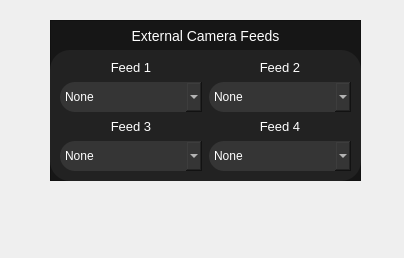
<?xml version="1.0" encoding="UTF-8"?>
<ui version="4.0">
 <class>Form</class>
 <widget class="QWidget" name="Form">
  <property name="geometry">
   <rect>
    <x>0</x>
    <y>0</y>
    <width>404</width>
    <height>258</height>
   </rect>
  </property>
  <property name="windowTitle">
   <string>Form</string>
  </property>
  <widget class="QWidget" name="cpanel_external_camera_widget" native="true">
   <property name="geometry">
    <rect>
     <x>50</x>
     <y>20</y>
     <width>311</width>
     <height>161</height>
    </rect>
   </property>
   <widget class="QFrame" name="cpanel_external_cam_feeds">
    <property name="geometry">
     <rect>
      <x>0</x>
      <y>0</y>
      <width>311</width>
      <height>161</height>
     </rect>
    </property>
    <property name="styleSheet">
     <string notr="true">QFrame#cpanel_external_cam_feeds{
background-color:	rgba(22,22,22,255);
}</string>
    </property>
    <property name="frameShape">
     <enum>QFrame::StyledPanel</enum>
    </property>
    <property name="frameShadow">
     <enum>QFrame::Raised</enum>
    </property>
    <widget class="QLabel" name="cpanel_label_external_cams">
     <property name="geometry">
      <rect>
       <x>80</x>
       <y>0</y>
       <width>151</width>
       <height>31</height>
      </rect>
     </property>
     <property name="styleSheet">
      <string notr="true">color:White;
font-size: 14px;</string>
     </property>
     <property name="text">
      <string>External Camera Feeds</string>
     </property>
     <property name="alignment">
      <set>Qt::AlignCenter</set>
     </property>
    </widget>
    <widget class="QFrame" name="cpanel_frame_external_cams">
     <property name="geometry">
      <rect>
       <x>0</x>
       <y>30</y>
       <width>311</width>
       <height>131</height>
      </rect>
     </property>
     <property name="styleSheet">
      <string notr="true">QFrame#cpanel_frame_external_cams {
background-color: rgba(34,34,34,255);
border-radius: 20px;
}
QLabel{
color: White;
font-size:13px;
}
QComboBox {
border-radius: 15px;
color: White;
background-color: rgba(53,53,53,255);
height:30;
}
QComboBox:hover{
background-color: rgba(53,53,53,200);
}
QComboBox:pressed{
background-color: rgba(53,53,53,128);
}
QComboBox:on {
background-color: rgba(53,53,53,255);
border-bottom-left-radius: 0px;
border-bottom-right-radius: 0px;
}
QComboBox QAbstractItemView {
background: rgba(53,53,53,255);
color: White;
border: none;
selection-background-color: rgba(17, 120, 223, 255);
outline: 0px;
}
QComboBox::drop-down {
border-color: transparent;
background-color: transparent;
image: url(images/white_down_arrow.png);
width: 14px;
height: 14px;
padding-right: 9px;
padding-top: 9px;
}</string>
     </property>
     <property name="frameShape">
      <enum>QFrame::StyledPanel</enum>
     </property>
     <property name="frameShadow">
      <enum>QFrame::Raised</enum>
     </property>
     <widget class="QWidget" name="gridLayoutWidget">
      <property name="geometry">
       <rect>
        <x>10</x>
        <y>10</y>
        <width>291</width>
        <height>115</height>
       </rect>
      </property>
      <layout class="QGridLayout" name="gridLayout">
       <property name="spacing">
        <number>7</number>
       </property>
       <item row="0" column="1">
        <widget class="QLabel" name="cpanel_label_feed_2">
         <property name="sizePolicy">
          <sizepolicy hsizetype="Ignored" vsizetype="Fixed">
           <horstretch>0</horstretch>
           <verstretch>0</verstretch>
          </sizepolicy>
         </property>
         <property name="text">
          <string>Feed 2</string>
         </property>
         <property name="alignment">
          <set>Qt::AlignCenter</set>
         </property>
        </widget>
       </item>
       <item row="0" column="0">
        <widget class="QLabel" name="cpanel_label_feed_1">
         <property name="sizePolicy">
          <sizepolicy hsizetype="Ignored" vsizetype="Fixed">
           <horstretch>0</horstretch>
           <verstretch>0</verstretch>
          </sizepolicy>
         </property>
         <property name="styleSheet">
          <string notr="true"/>
         </property>
         <property name="text">
          <string>Feed 1</string>
         </property>
         <property name="alignment">
          <set>Qt::AlignCenter</set>
         </property>
        </widget>
       </item>
       <item row="2" column="0">
        <widget class="QLabel" name="cpanel_label_feed_3">
         <property name="sizePolicy">
          <sizepolicy hsizetype="Ignored" vsizetype="Fixed">
           <horstretch>0</horstretch>
           <verstretch>0</verstretch>
          </sizepolicy>
         </property>
         <property name="text">
          <string>Feed 3</string>
         </property>
         <property name="alignment">
          <set>Qt::AlignCenter</set>
         </property>
        </widget>
       </item>
       <item row="1" column="0">
        <widget class="QComboBox" name="cpanel_cbox_cam_1">
         <property name="styleSheet">
          <string notr="true"/>
         </property>
         <item>
          <property name="text">
           <string>None</string>
          </property>
         </item>
         <item>
          <property name="text">
           <string>Camera 1</string>
          </property>
         </item>
         <item>
          <property name="text">
           <string>Camera 2</string>
          </property>
         </item>
        </widget>
       </item>
       <item row="2" column="1">
        <widget class="QLabel" name="cpanel_label_feed_4">
         <property name="sizePolicy">
          <sizepolicy hsizetype="Ignored" vsizetype="Fixed">
           <horstretch>0</horstretch>
           <verstretch>0</verstretch>
          </sizepolicy>
         </property>
         <property name="text">
          <string>Feed 4</string>
         </property>
         <property name="scaledContents">
          <bool>false</bool>
         </property>
         <property name="alignment">
          <set>Qt::AlignCenter</set>
         </property>
        </widget>
       </item>
       <item row="1" column="1">
        <widget class="QComboBox" name="cpanel_cbox_cam_4">
         <item>
          <property name="text">
           <string>None</string>
          </property>
         </item>
         <item>
          <property name="text">
           <string>Camera 1</string>
          </property>
         </item>
         <item>
          <property name="text">
           <string>Camera 2</string>
          </property>
         </item>
        </widget>
       </item>
       <item row="3" column="0">
        <widget class="QComboBox" name="cpanel_cbox_cam_2">
         <item>
          <property name="text">
           <string>None</string>
          </property>
         </item>
         <item>
          <property name="text">
           <string>Camera 1</string>
          </property>
         </item>
         <item>
          <property name="text">
           <string>Camera 2</string>
          </property>
         </item>
        </widget>
       </item>
       <item row="3" column="1">
        <widget class="QComboBox" name="cpanel_cbox_cam_3">
         <item>
          <property name="text">
           <string>None</string>
          </property>
         </item>
         <item>
          <property name="text">
           <string>Camera 1</string>
          </property>
         </item>
         <item>
          <property name="text">
           <string>Camera 2</string>
          </property>
         </item>
        </widget>
       </item>
      </layout>
     </widget>
    </widget>
   </widget>
  </widget>
 </widget>
 <resources/>
 <connections/>
</ui>
